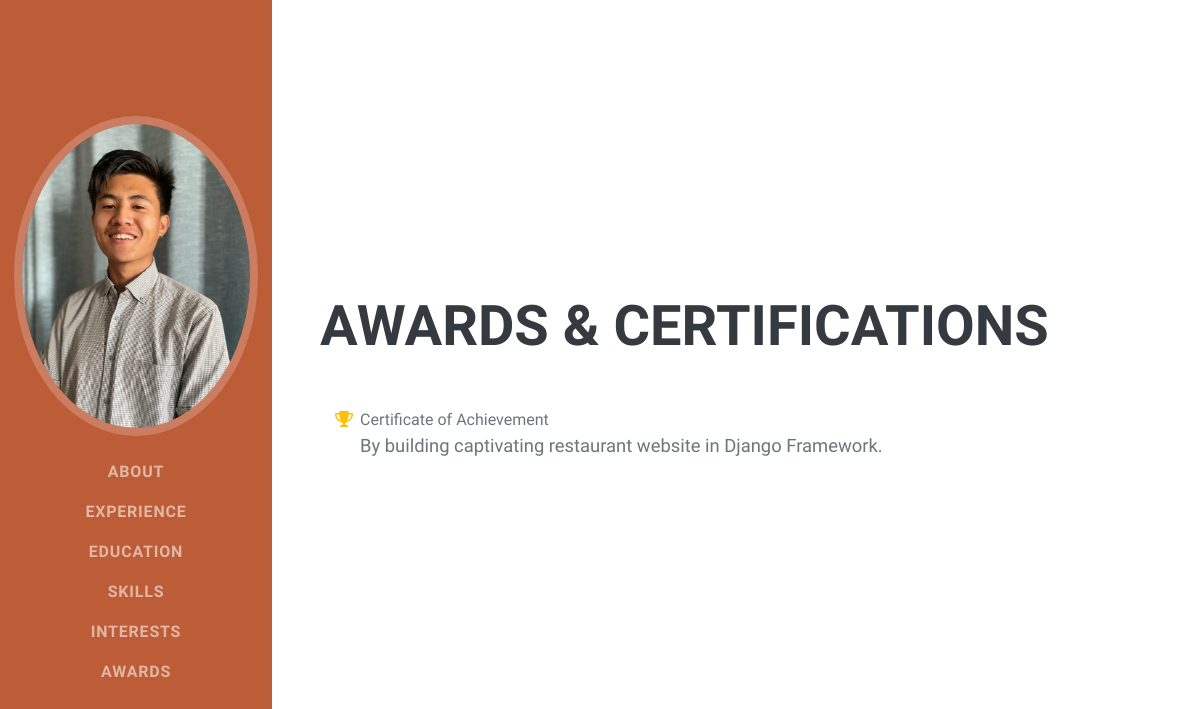
The app's page /awards/ with its own data.
### home/models.py (models this page shows, shortened)
class Awards(models.Model):
    title = models.CharField(max_length=50)
    description = models.TextField(max_length=200)

### home/views.py (the view)
# urls.py: path("awards/", awards, name="awards"),
def awards(request):
    context = {
        "awards" : Awards.objects.all(),
    }
    return render(request, "awards.html", context)

### template/awards.html
{% extends 'base.html' %}
{% block myblock %}
            <section class="resume-section" id="awards">
                <div class="resume-section-content">
                    <h2 class="mb-5">Awards & Certifications</h2>
                    <ul class="fa-ul mb-0">
                        {% for award in awards %}
                        <li>
                            <span class="fa-li"><i class="fas fa-trophy text-warning"></i></span>
                            {{ award.title }}
                        </li>
                        <p class="lead mb-5">{{ award.description }}</p>
                        {% endfor %}
                    </ul>
                </div>
            </section>
{% endblock %}

### records on screen
Awards: title "Certificate of Achievement", description "By building captivating restaurant website in Django Framework."
